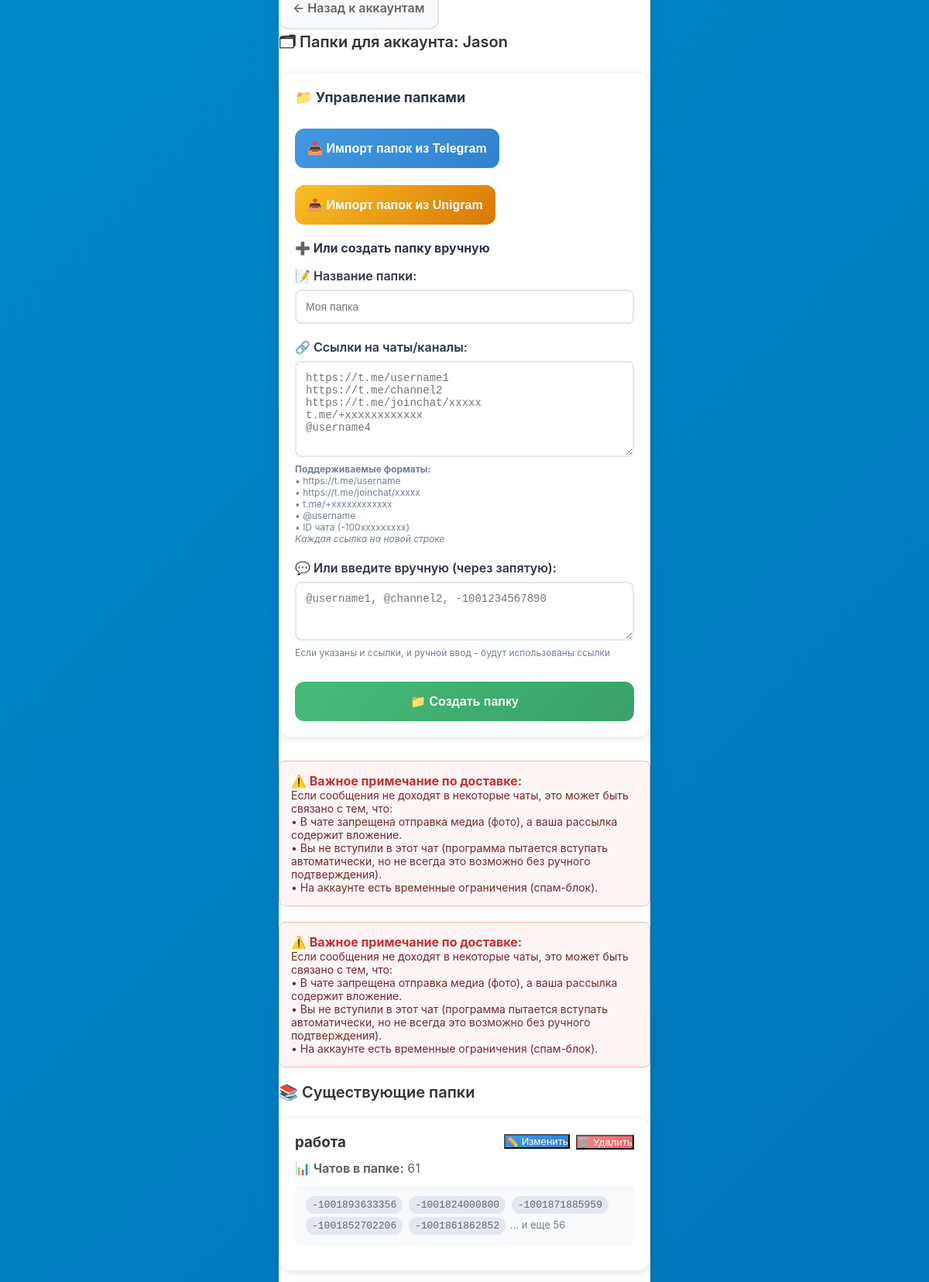
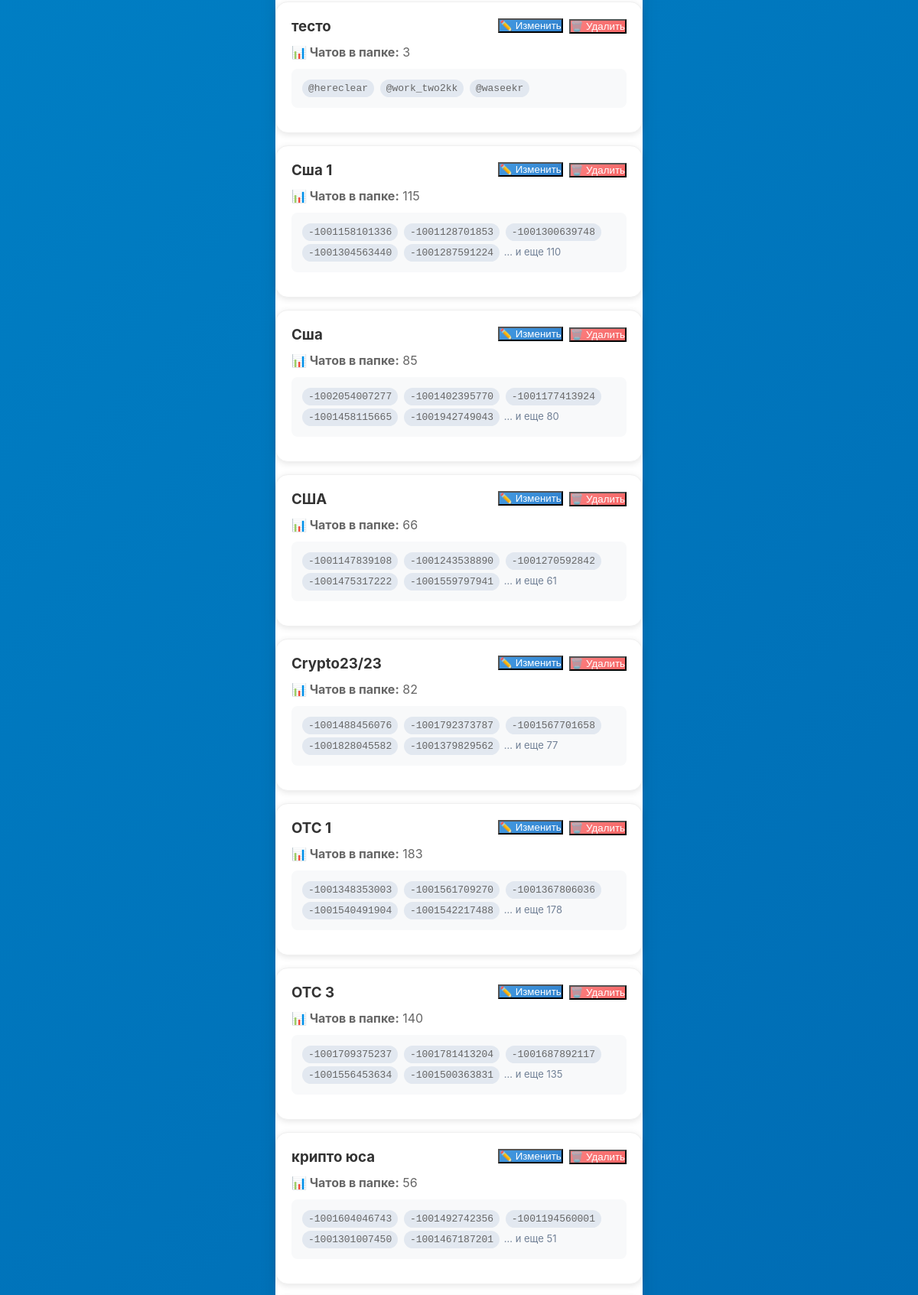
Screenshot of /folders/3 (signed in, upper part) with the database file from the repository (2 pictures, top to bottom).
### app/db.py (models this page shows)
class Account(SQLModel, table=True):
    id: Optional[int] = Field(default=None, primary_key=True)
    title: str                           # название аккаунта (для админа)
    phone: str                           # номер телефона аккаунта
    api_id: int                          # API ID из my.telegram.org
    api_hash: str                        # API Hash из my.telegram.org
    session_string: str                  # строка сессии (будет зашифрована)
    proxy_url: Optional[str] = None      # прокси (если нужен)
    is_active: bool = False              # статус подключения
    created_at: datetime = Field(default_factory=datetime.utcnow)
    jobs: List["Job"] = Relationship(back_populates="account")
    logs: List["Log"] = Relationship(back_populates="account")

class Folder(SQLModel, table=True):
    id: Optional[int] = Field(default=None, primary_key=True)
    account_id: int = Field(foreign_key="account.id")
    title: str                           # название папки
    chats_json: str                      # JSON-массив с ID чатов
    created_at: datetime = Field(default_factory=datetime.utcnow)
    jobs: List["Job"] = Relationship(back_populates="folder")

### app/routers.py (the view)
@router.get("/folders/{account_id}", response_class=HTMLResponse)
def list_folders(account_id: int, request: Request, session: Session = Depends(get_session), auth: bool = Depends(check_auth)):
    account = session.get(Account, account_id)
    if not account:
        raise HTTPException(404, "Account not found")
    folders = session.exec(select(Folder).where(Folder.account_id == account_id)).all()
    return templates.TemplateResponse("folders.html", {
        "request": request,
        "account": account,
        "folders": folders
    })

### app/templates/folders.html (shortened to what this page needs)
{% extends "base.html" %}
{% block content %}
<div style="margin-bottom: 20px;">
    <a href="/accounts" class="btn btn-secondary" style="margin-right: 10px; text-decoration: none;">
        ← Назад к аккаунтам
    </a>
</div>
<div class="page-title">🗂 Папки для аккаунта: {{ account.title }}</div>
<div class="card" style="margin-bottom: 30px;">
        <h3 style="margin-bottom: 20px; color: #2d3748; font-size: 18px;">📁 Управление папками</h3>
        <div style="display: flex; gap: 12px; margin-bottom: 20px; flex-wrap: wrap;">
        <form method="post" action="/folders/{{ account.id }}/import_from_telegram" style="margin: 0;">
            <button type="submit" class="btn" style="background: linear-gradient(135deg, #4299e1 0%, #3182ce 100%);" onclick="return confirm('Импортировать ваши папки из Telegram?')">
                📥 Импорт папок из Telegram
            </button>
        </form>
        <form method="post" action="/folders/{{ account.id }}/import_from_telegram" style="margin: 0;">
            <button type="submit" class="btn" style="background: linear-gradient(135deg, #fbbf24 0%, #d97706 100%);" onclick="return confirm('Импортировать ваши папки из Unigram?')">
                📤 Импорт папок из Unigram
            </button>
        </form>
    </div>
        <h4 style="margin-bottom: 16px; color: #2d3748; font-size: 16px;">➕ Или создать папку вручную</h4>
    <form method="post" action="/folders/{{ account.id }}/add" id="folderForm">
        <div style="margin-bottom: 20px;">
                        <label style="display: block; margin-bottom: 8px; font-weight: 600; color: #2d3748;">
                            📝 Название папки:
                        </label>
                        <input type="text" name="title" placeholder="Моя папка" required
                               style="width: 100%; padding: 12px; border: 2px solid #e2e8f0; border-radius: 8px; font-size: 14px;">
                    </div>
                    <div style="margin-bottom: 20px;">
                        <label style="display: block; margin-bottom: 8px; font-weight: 600; color: #2d3748;">
                            🔗 Ссылки на чаты/каналы:
                        </label>
                        <textarea name="chat_links" rows="6"
                                  placeholder="https://t.me/username1&#10;https://t.me/channel2&#10;https://t.me/joinchat/xxxxx&#10;t.me/+xxxxxxxxxxxx&#10;@username4"
                                  style="width: 100%; padding: 12px; border: 2px solid #e2e8f0; border-radius: 8px; font-size: 14px; resize: vertical;"></textarea>
                        <div style="font-size: 12px; color: #718096; margin-top: 4px;">
                            <strong>Поддерживаемые форматы:</strong><br>
                            • https://t.me/username<br>
                            • https://t.me/joinchat/xxxxx<br>
                            • t.me/+xxxxxxxxxxxx<br>
                            • @username<br>
                            • ID чата (-100xxxxxxxxx)<br>
                            <em>Каждая ссылка на новой строке</em>
                        </div>
                    </div>
                    <div style="margin-bottom: 20px;">
                        <label style="display: block; margin-bottom: 8px; font-weight: 600; color: #2d3748;">
                            💬 Или введите вручную (через запятую):
                        </label>
                        <textarea name="manual_chats" rows="3"
                                  placeholder="@username1, @channel2, -1001234567890"
                                  style="width: 100%; padding: 12px; border: 2px solid #e2e8f0; border-radius: 8px; font-size: 14px; resize: vertical;"></textarea>
                        <div style="font-size: 12px; color: #718096; margin-top: 4px;">
                            Если указаны и ссылки, и ручной ввод - будут использованы ссылки
                        </div>
                    </div>
        <button type="submit" class="btn" style="background: linear-gradient(135deg, #48bb78 0%, #38a169 100%);">
            📁 Создать папку
        </button>
    </form>
</div>
<div style="background: #fff5f5; border: 1px solid #feb2b2; padding: 15px; border-radius: 8px; margin-bottom: 20px;">
    <h4 style="color: #c53030; margin-top: 0;">⚠️ Важное примечание по доставке:</h4>
    <p style="font-size: 14px; color: #742a2a;">
        Если сообщения не доходят в некоторые чаты, это может быть связано с тем, что:
        <br>• В чате запрещена отправка медиа (фото), а ваша рассылка содержит вложение.
        <br>• Вы не вступили в этот чат (программа пытается вступать автоматически, но не всегда это возможно без ручного подтверждения).
        <br>• На аккаунте есть временные ограничения (спам-блок).
    </p>
</div>
<div style="background: #fff5f5; border: 1px solid #feb2b2; padding: 15px; border-radius: 8px; margin-bottom: 20px;">
    <h4 style="color: #c53030; margin-top: 0;">⚠️ Важное примечание по доставке:</h4>
    <p style="font-size: 14px; color: #742a2a;">
        Если сообщения не доходят в некоторые чаты, это может быть связано с тем, что:
        <br>• В чате запрещена отправка медиа (фото), а ваша рассылка содержит вложение.
        <br>• Вы не вступили в этот чат (программа пытается вступать автоматически, но не всегда это возможно без ручного подтверждения).
        <br>• На аккаунте есть временные ограничения (спам-блок).
    </p>
</div>
<div class="page-title">📚 Существующие папки</div>
{% if folders %}
    {% for folder in folders %}
    <div class="card">
        <div style="display: flex; justify-content: space-between; align-items: start; margin-bottom: 12px;">
            <div>
                <h3 style="margin: 0; color: #333;">{{ folder.title }}</h3>
            </div>
            <div style="display: flex; gap: 8px; align-items: center;">
                <button onclick="editFolder({{ folder.id }}, '{{ folder.title }}', `{{ folder.chats_json }}`)"
                        class="btn-sm" style="background: linear-gradient(135deg, #4299e1 0%, #3182ce 100%); color: white;">
                    ✏️ Изменить
                </button>
                <form method="post" action="/folders/{{ folder.id }}/delete" style="display: inline;"
                      onsubmit="return confirm('Удалить папку {{ folder.title }}?')">
                    <button type="submit" class="btn-sm" style="background: linear-gradient(135deg, #fc8181 0%, #f56565 100%); color: white;">
                        🗑️ Удалить
                    </button>
                </form>
            </div>
        </div>
        {% set chats = folder.chats_json | from_json %}
        <div style="color: #666; margin-bottom: 12px;">
            <strong>📊 Чатов в папке:</strong> {{ chats | length if chats else 0 }}
        </div>
        <div style="background: #f8f9fa; border-radius: 8px; padding: 12px; max-height: 120px; overflow-y: auto; margin-bottom: 12px;">
            {% if chats %}
            <div style="font-size: 13px; color: #666;">
                {% for chat in chats[:5] %}
                <span style="display: inline-block; background: #e2e8f0; padding: 4px 8px; border-radius: 12px; margin: 2px; font-family: monospace;">{{ chat }}</span>
                {% endfor %}
                {% if chats|length > 5 %}
                <span style="color: #718096;">... и еще {{ chats|length - 5 }}</span>
                {% endif %}
            </div>
            {% else %}
            <div style="color: #999; text-align: center; font-style: italic;">Чаты не добавлены</div>
            {% endif %}
        </div>
        {% set failed_chats = folder.failed_chats_json | from_json %}
    </div>
    {% endfor %}
{% else %}
    <div style="text-align: center; color: #999; padding: 40px; background: #f8f9fa; border-radius: 16px;">
        <p style="font-size: 18px; margin-bottom: 10px;">📁</p>
        <p>Пока нет созданных папок</p>
        <p style="font-size: 14px; color: #777;">Создайте первую папку с чатами для рассылки</p>
    </div>
{% endif %}
{% endblock %}

### app/templates/base.html (style rules this page uses)
* { margin: 0; padding: 0; box-sizing: border-box; -webkit-tap-highlight-color: transparent; }
body { font-family: -apple-system, BlinkMacSystemFont, 'Segoe UI', Roboto, 'Helvetica Neue', Arial, sans-serif; background: linear-gradient(135deg, #0088cc 0%, #006bb3 100%); min-height: 100vh; color: #333; overflow-x: hidden; }
.page-title { font-size: 20px; font-weight: 600; color: #333; margin-bottom: 20px; display: flex; align-items: center; gap: 8px; }
.btn { width: 100%; padding: 16px; background: linear-gradient(135deg, #0088cc 0%, #006bb3 100%); color: white; border: none; border-radius: 12px; font-size: 16px; font-weight: 600; cursor: pointer; transition: all 0.3s ease; margin-top: 10px; }
.btn-secondary { background: #f8f9fa; color: #666; border: 2px solid #e1e5e9; }
.card { background: #fff; border-radius: 16px; padding: 20px; margin-bottom: 16px; box-shadow: 0 2px 8px rgba(0,0,0,0.1); border: 1px solid #f0f0f0; }

### rows the page displays
Account: title "Jason"
Folder: title "работа", chats "61", 5 "-1001893633356" "-1001824000800" "-1001871885959" "-1001852702206" "-1001861862852", chats "56"
Folder: title "тесто", chats "3", 5 "@hereclear" "@work_two2kk" "@waseekr"
Folder: title "Сша 1", chats "115", 5 "-1001158101336" "-1001128701853" "-1001300639748" "-1001304563440" "-1001287591224", chats "110"
Folder: title "Сша", chats "85", 5 "-1002054007277" "-1001402395770" "-1001177413924" "-1001458115665" "-1001942749043", chats "80"
Folder: title "США", chats "66", 5 "-1001147839108" "-1001243538890" "-1001270592842" "-1001475317222" "-1001559797941", chats "61"
Folder: title "Crypto23/23", chats "82", 5 "-1001488456076" "-1001792373787" "-1001567701658" "-1001828045582" "-1001379829562", chats "77"
Folder: title "OTC 1", chats "183", 5 "-1001348353003" "-1001561709270" "-1001367806036" "-1001540491904" "-1001542217488", chats "178"
Folder: title "OTC 3", chats "140", 5 "-1001709375237" "-1001781413204" "-1001687892117" "-1001556453634" "-1001500363831", chats "135"
Folder: title "крипто юса", chats "56", 5 "-1001604046743" "-1001492742356" "-1001194560001" "-1001301007450" "-1001467187201", chats "51"
